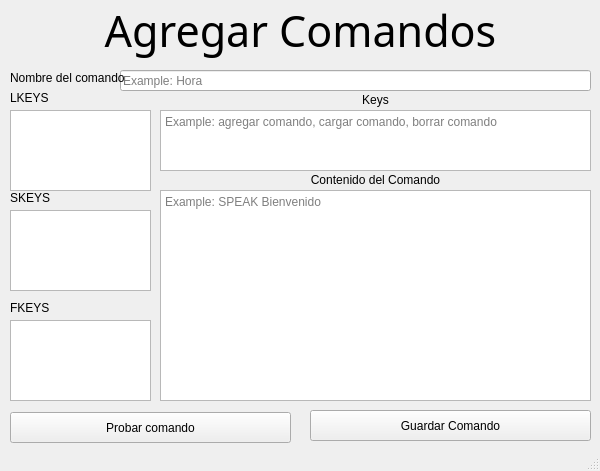
<?xml version="1.0" encoding="UTF-8"?>
<ui version="4.0">
 <class>CommandsAdd</class>
 <widget class="QMainWindow" name="CommandsAdd">
  <property name="geometry">
   <rect>
    <x>0</x>
    <y>0</y>
    <width>600</width>
    <height>471</height>
   </rect>
  </property>
  <property name="minimumSize">
   <size>
    <width>600</width>
    <height>471</height>
   </size>
  </property>
  <property name="maximumSize">
   <size>
    <width>600</width>
    <height>471</height>
   </size>
  </property>
  <property name="windowTitle">
   <string>MainWindow</string>
  </property>
  <property name="windowIcon">
   <iconset>
    <normaloff>../icon.png</normaloff>../icon.png</iconset>
  </property>
  <widget class="QWidget" name="centralwidget">
   <widget class="QLabel" name="label">
    <property name="geometry">
     <rect>
      <x>30</x>
      <y>0</y>
      <width>541</width>
      <height>61</height>
     </rect>
    </property>
    <property name="font">
     <font>
      <family>Buxton Sketch</family>
      <pointsize>32</pointsize>
     </font>
    </property>
    <property name="text">
     <string>Agregar Comandos</string>
    </property>
    <property name="alignment">
     <set>Qt::AlignCenter</set>
    </property>
   </widget>
   <widget class="QTextBrowser" name="CommandLKEYS">
    <property name="geometry">
     <rect>
      <x>10</x>
      <y>110</y>
      <width>141</width>
      <height>81</height>
     </rect>
    </property>
    <property name="html">
     <string>&lt;!DOCTYPE HTML PUBLIC &quot;-//W3C//DTD HTML 4.0//EN&quot; &quot;http://www.w3.org/TR/REC-html40/strict.dtd&quot;&gt;
&lt;html&gt;&lt;head&gt;&lt;meta name=&quot;qrichtext&quot; content=&quot;1&quot; /&gt;&lt;style type=&quot;text/css&quot;&gt;
p, li { white-space: pre-wrap; }
&lt;/style&gt;&lt;/head&gt;&lt;body style=&quot; font-family:'MS Shell Dlg 2'; font-size:8.25pt; font-weight:400; font-style:normal;&quot;&gt;
&lt;p style=&quot;-qt-paragraph-type:empty; margin-top:0px; margin-bottom:0px; margin-left:0px; margin-right:0px; -qt-block-indent:0; text-indent:0px;&quot;&gt;&lt;br /&gt;&lt;/p&gt;&lt;/body&gt;&lt;/html&gt;</string>
    </property>
   </widget>
   <widget class="QLabel" name="label_2">
    <property name="geometry">
     <rect>
      <x>10</x>
      <y>90</y>
      <width>91</width>
      <height>16</height>
     </rect>
    </property>
    <property name="text">
     <string>LKEYS</string>
    </property>
   </widget>
   <widget class="QLineEdit" name="CommandName">
    <property name="geometry">
     <rect>
      <x>120</x>
      <y>70</y>
      <width>471</width>
      <height>21</height>
     </rect>
    </property>
    <property name="placeholderText">
     <string>Example: Hora</string>
    </property>
   </widget>
   <widget class="QLabel" name="label_3">
    <property name="geometry">
     <rect>
      <x>10</x>
      <y>70</y>
      <width>161</width>
      <height>16</height>
     </rect>
    </property>
    <property name="text">
     <string>Nombre del comando</string>
    </property>
   </widget>
   <widget class="QLabel" name="label_4">
    <property name="geometry">
     <rect>
      <x>10</x>
      <y>190</y>
      <width>91</width>
      <height>16</height>
     </rect>
    </property>
    <property name="text">
     <string>SKEYS</string>
    </property>
   </widget>
   <widget class="QTextBrowser" name="CommandSKEYS">
    <property name="geometry">
     <rect>
      <x>10</x>
      <y>210</y>
      <width>141</width>
      <height>81</height>
     </rect>
    </property>
    <property name="html">
     <string>&lt;!DOCTYPE HTML PUBLIC &quot;-//W3C//DTD HTML 4.0//EN&quot; &quot;http://www.w3.org/TR/REC-html40/strict.dtd&quot;&gt;
&lt;html&gt;&lt;head&gt;&lt;meta name=&quot;qrichtext&quot; content=&quot;1&quot; /&gt;&lt;style type=&quot;text/css&quot;&gt;
p, li { white-space: pre-wrap; }
&lt;/style&gt;&lt;/head&gt;&lt;body style=&quot; font-family:'MS Shell Dlg 2'; font-size:8.25pt; font-weight:400; font-style:normal;&quot;&gt;
&lt;p style=&quot;-qt-paragraph-type:empty; margin-top:0px; margin-bottom:0px; margin-left:0px; margin-right:0px; -qt-block-indent:0; text-indent:0px;&quot;&gt;&lt;br /&gt;&lt;/p&gt;&lt;/body&gt;&lt;/html&gt;</string>
    </property>
   </widget>
   <widget class="QLabel" name="label_5">
    <property name="geometry">
     <rect>
      <x>10</x>
      <y>300</y>
      <width>91</width>
      <height>16</height>
     </rect>
    </property>
    <property name="text">
     <string>FKEYS</string>
    </property>
   </widget>
   <widget class="QPlainTextEdit" name="CommandContent">
    <property name="geometry">
     <rect>
      <x>160</x>
      <y>190</y>
      <width>431</width>
      <height>211</height>
     </rect>
    </property>
    <property name="placeholderText">
     <string>Example: SPEAK Bienvenido</string>
    </property>
   </widget>
   <widget class="QPushButton" name="CommandTest">
    <property name="geometry">
     <rect>
      <x>10</x>
      <y>412</y>
      <width>281</width>
      <height>31</height>
     </rect>
    </property>
    <property name="text">
     <string>Probar comando</string>
    </property>
   </widget>
   <widget class="QTextBrowser" name="CommandFKEYS">
    <property name="geometry">
     <rect>
      <x>10</x>
      <y>320</y>
      <width>141</width>
      <height>81</height>
     </rect>
    </property>
    <property name="html">
     <string>&lt;!DOCTYPE HTML PUBLIC &quot;-//W3C//DTD HTML 4.0//EN&quot; &quot;http://www.w3.org/TR/REC-html40/strict.dtd&quot;&gt;
&lt;html&gt;&lt;head&gt;&lt;meta name=&quot;qrichtext&quot; content=&quot;1&quot; /&gt;&lt;style type=&quot;text/css&quot;&gt;
p, li { white-space: pre-wrap; }
&lt;/style&gt;&lt;/head&gt;&lt;body style=&quot; font-family:'MS Shell Dlg 2'; font-size:8.25pt; font-weight:400; font-style:normal;&quot;&gt;
&lt;p style=&quot;-qt-paragraph-type:empty; margin-top:0px; margin-bottom:0px; margin-left:0px; margin-right:0px; -qt-block-indent:0; text-indent:0px;&quot;&gt;&lt;br /&gt;&lt;/p&gt;&lt;/body&gt;&lt;/html&gt;</string>
    </property>
   </widget>
   <widget class="QLabel" name="label_6">
    <property name="geometry">
     <rect>
      <x>160</x>
      <y>170</y>
      <width>431</width>
      <height>20</height>
     </rect>
    </property>
    <property name="text">
     <string>Contenido del Comando</string>
    </property>
    <property name="alignment">
     <set>Qt::AlignCenter</set>
    </property>
   </widget>
   <widget class="QPushButton" name="CommandSave">
    <property name="geometry">
     <rect>
      <x>310</x>
      <y>410</y>
      <width>281</width>
      <height>31</height>
     </rect>
    </property>
    <property name="text">
     <string>Guardar Comando</string>
    </property>
   </widget>
   <widget class="QPlainTextEdit" name="CommandKeys">
    <property name="geometry">
     <rect>
      <x>160</x>
      <y>110</y>
      <width>431</width>
      <height>61</height>
     </rect>
    </property>
    <property name="placeholderText">
     <string>Example: agregar comando, cargar comando, borrar comando</string>
    </property>
   </widget>
   <widget class="QLabel" name="label_7">
    <property name="geometry">
     <rect>
      <x>160</x>
      <y>90</y>
      <width>431</width>
      <height>20</height>
     </rect>
    </property>
    <property name="text">
     <string>Keys</string>
    </property>
    <property name="alignment">
     <set>Qt::AlignCenter</set>
    </property>
   </widget>
  </widget>
  <widget class="QStatusBar" name="statusbar"/>
 </widget>
 <resources/>
 <connections/>
</ui>
